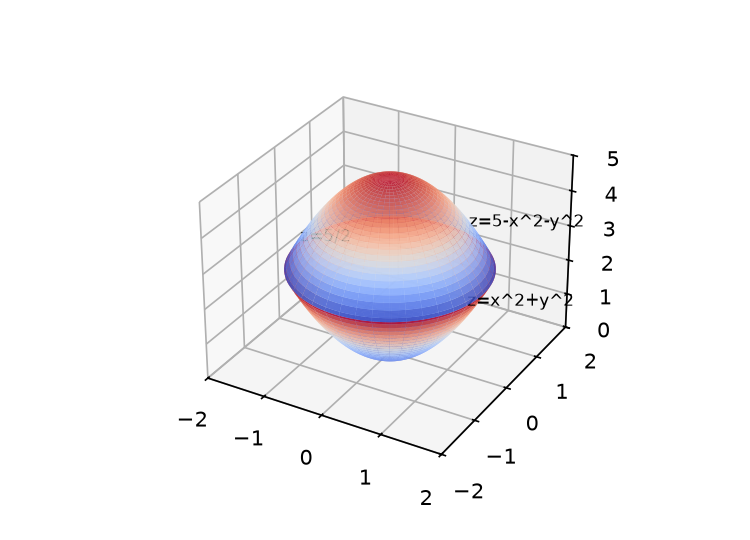

Here is the Python script that generated this plot:
"""Draw both paraboloids with labels placed through the projection recipe."""
import matplotlib; matplotlib.use("Agg")
import matplotlib.pyplot as plt, numpy as np
from mpl_toolkits.mplot3d import proj3d

R = float(np.sqrt(2.5))
u = np.linspace(0.0, 2*np.pi, 120)
rr = np.linspace(0.0, R, 60)
U, RR = np.meshgrid(u, rr)
X = RR*np.cos(U); Y = RR*np.sin(U)
fig, ax = plt.subplots(subplot_kw={"projection": "3d"}, figsize=(5, 3.6), dpi=150)
ax.plot_surface(X, Y, RR**2, cmap="coolwarm", alpha=0.85)
ax.plot_surface(X, Y, 5 - RR**2, cmap="coolwarm", alpha=0.85)
ax.set_xlim(-2, 2); ax.set_ylim(-2, 2); ax.set_zlim(0, 5)
fig.canvas.draw()
def put(p, s):
    px, py, pz = proj3d.proj_transform(p[0], p[1], p[2], ax.get_proj())
    dx, dy = ax.transData.transform((px, py))
    fx = (dx - ax.bbox.x0) / (ax.bbox.x1 - ax.bbox.x0)
    fy = (dy - ax.bbox.y0) / (ax.bbox.y1 - ax.bbox.y0)
    return ax.text2D(fx, fy, s, transform=ax.transAxes, fontsize=8)
put((1.0, 0.6, 1.36), "z=x^2+y^2")
put((1.0, 0.6, 3.64), "z=5-x^2-y^2")
put((-R, 0.0, 2.5), "z=5/2")
fig.canvas.draw()
renderer = fig.canvas.get_renderer()
for a in list(ax.texts) + ([ax.get_legend()] if ax.get_legend() else []):
    box = a.get_window_extent(renderer)
    name = a.get_text() if hasattr(a, "get_text") else "legend"
    assert ax.bbox.x0 - 1 <= box.x0 and box.x1 <= ax.bbox.x1 + 1, name
    assert ax.bbox.y0 - 1 <= box.y0 and box.y1 <= ax.bbox.y1 + 1, name
fig.savefig("calculus-15.8.14/solution/part1_figure1.png", dpi=150)
